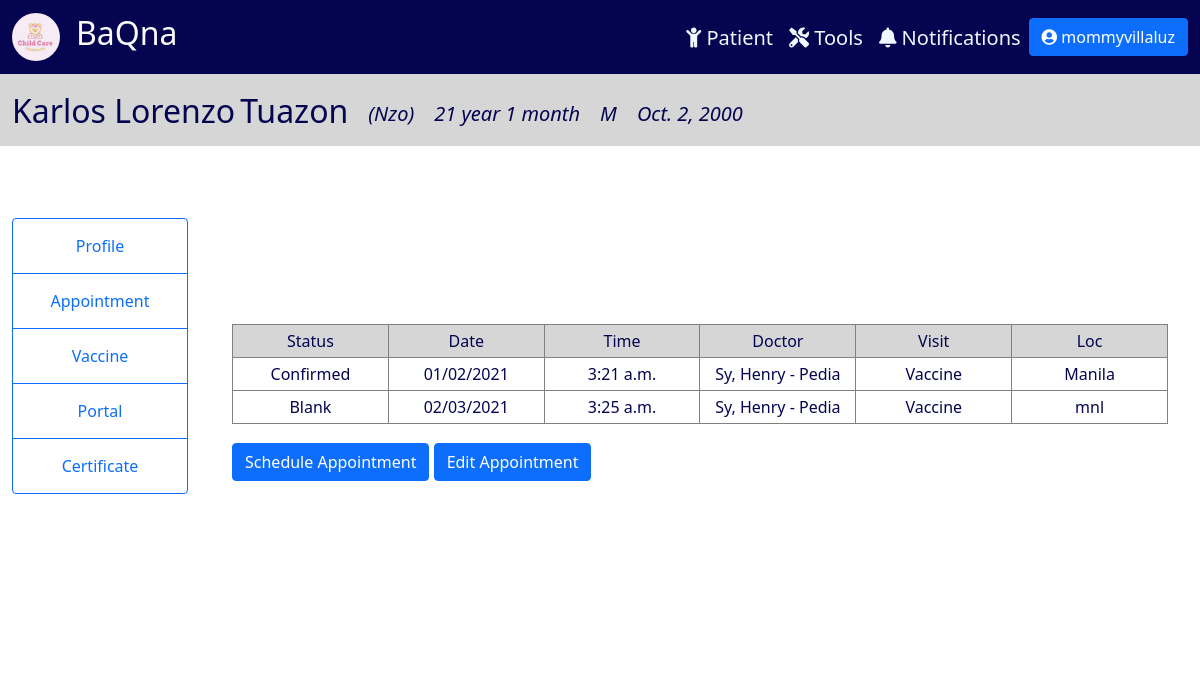
Page /appointment/2 (signed in) on the earlier database version.
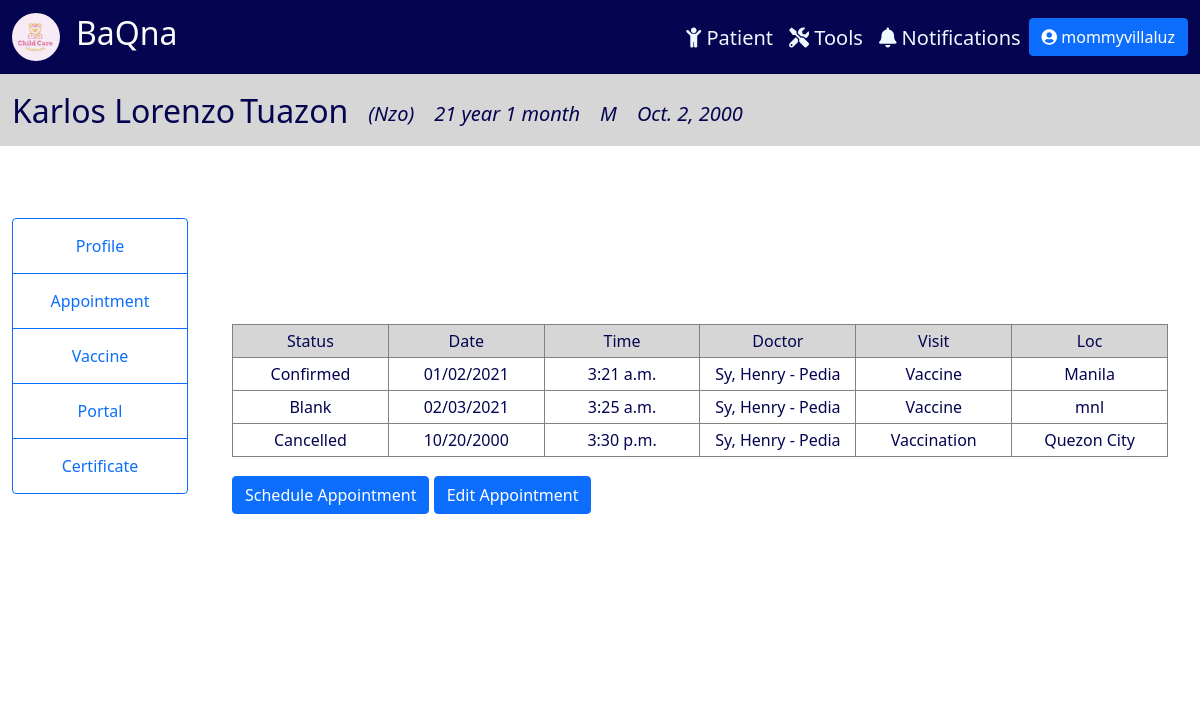
Same page on the later database version.
### tracker/models.py (models this page shows, shortened)
class Appointment(models.Model):
    STATUS = (
        ('Blank','Blank'),
        ('Confirmed', 'Confirmed'),
        ('Cancelled', 'Cancelled'),
        ('Rescheduled', 'Rescheduled'),
        ('Requested', 'Requested'),
    )
    patient = models.ForeignKey(Patient, null=True, on_delete=models.CASCADE)
    status = models.CharField(max_length=100, choices=STATUS, null=True)
    date = models.DateField(null=True)
    time = models.TimeField(null=True)
    doctor = models.ForeignKey(Physician, on_delete=models.CASCADE)
    visit = models.CharField(max_length=100, null=True)
    location = models.CharField(max_length=100, null=True)

class Physician(models.Model):
    last_name = models.CharField(max_length=100, null=True)
    first_name = models.CharField(max_length=100, null=True)
    age = models.IntegerField(null=True)
    cell_no = PhoneNumberField(null=True, blank=True)
    specialization = models.CharField(max_length=100, null=True)
    email = models.EmailField(max_length=100, null=True)
    def __str__(self):
        return self.last_name + ", " + self.first_name + ' - ' + self.specialization

### tracker/views.py (the view, shortened to what this page needs)
# urls.py: path('appointment/<str:pk>', views.appointment, name = 'appointment'),
@login_required(login_url='login')
def appointment(request, pk):
    patient = Patient.objects.get(id=pk)
    appointment_form = AppointmentForm(initial={'patient': patient})
    appointments = Appointment.objects.all()
    curr_date = datetime.date.today()
    months = curr_date.month - patient.birthdate.month
    years = curr_date.year - patient.birthdate.year
    age = "{} year {} month".format(years, months)
    data = {
        'patient': patient,
        'appointment_form': appointment_form,
        'appointments': appointments,
        'age': age,
    }
    return render(request, 'patientmonitoring/appointment.html', data)

### tracker/templates/patientmonitoring/appointment.html (shortened to what this page needs)
{% include 'patientmonitoring/info_header.html' %}
{% block content %}
<div class="container-fluid" style="padding:1%; ">
    <div class="row">
        <div class="col-lg-2" style="background-color: rgb(255, 255, 255); display: flex; justify-content: center; margin-top: 5%;">
          <div class="btn-group-vertical" style="display: block;">
            <a class="btn btn-outline-primary" href="{% url 'patient' patient.id %}">Profile</a>
            <a class="btn btn-outline-primary" href="#">Appointment</a>
            <a class="btn btn-outline-primary" href="{% url 'vaccine' patient.id %}">Vaccine</a>
            <a class="btn btn-outline-primary" href="{% url 'portal' patient.id %}">Portal</a>
            <a class="btn btn-outline-primary" href="{% url 'certificate' patient.id %}">Certificate</a>
          </div>
        </div>
        <div class="col-lg-10" style="background-color: white; padding-top: 8%; padding-bottom: 8%;">
          <div class="appointment-table">
            <table class="table-bordered align-middle table-sm" style="width: 100%;">
              <thead class="thead-warning" style="background-color: rgb(214, 214, 214);">
                <tr>
                  <td>Status</td>
                  <td>Date</td>
                  <td>Time</td>
                  <td>Doctor</td>
                  <td>Visit</td>
                  <td>Loc</td>
                </tr>
              </thead>
              {% for appointment in appointments %}
                {% if appointment.patient == patient  %}
              <tbody>
                <tr>
                  <td>{{appointment.status}}</td>
                  <td>{{appointment.date|date:"m/d/Y"}}</td>
                  <td>{{appointment.time}}</td>
                  <td>{{appointment.doctor}}</td>
                  <td>{{appointment.visit}}</td>
                  <td>{{appointment.location}}</td>
                </tr>
              </tbody>
                {% endif %}
              {% endfor %}
            </table>
            <button class="btn btn-primary" data-bs-toggle="modal" data-bs-target="#schedule" style="margin-top: 2%;">
              Schedule Appointment
            </button>
            <a class="btn btn-primary" style="margin-top: 2%;" href="{% url 'editAppointment' patient.id %}">
              Edit Appointment
            </a>
          </div>
        </div>
    </div>
</div>
{% endblock content %}

Differences in the rows shown:
added Appointment: status "Cancelled", date "10/20/2000", time "3:30 p.m.", doctor "Sy, Henry - Pedia", visit "Vaccination", location "Quezon City"
